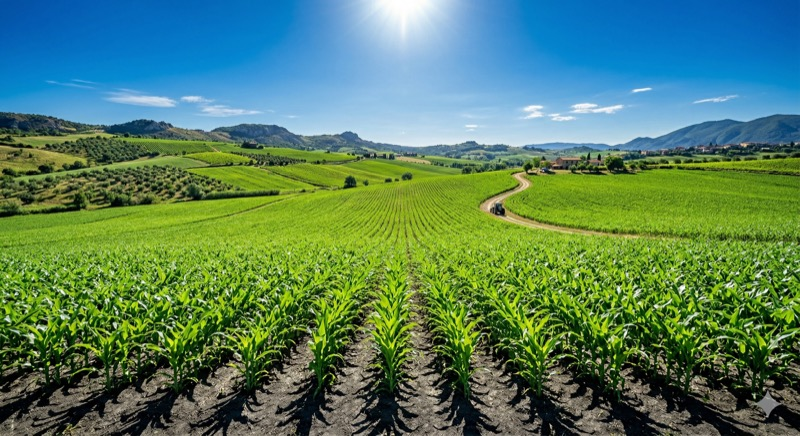
#> input picture backend/assets/weather/wx_clear_day.jpg, 800 x 436 px
$ python -i image_quality_agent.py   (imports and definitions only)
#> lines starting #> are read from the running program, lines starting #| are printed output that depends on the picture
"""
Image Quality Agent — CropGuard Agentic AI

Assesses uploaded crop images for usability in disease diagnosis.
Uses heuristic checks (file size, dimensions, format) rather than LLM
to keep this stage fast and free.

Returns:
  {
    "quality_score": float (0.0–1.0),
    "usable": bool,
    "suggestions": list[str],
    "enhancement_notes": str,
  }
"""
from __future__ import annotations

import base64
import logging
import math
from pathlib import Path

logger = logging.getLogger(__name__)

# Pillow is optional at import time so this module still loads even if the
# venv hasn't reinstalled requirements.txt. When PIL is missing we just
# skip the CV checks and degrade to the file-size heuristic.
try:
    from PIL import Image, ImageFilter, ImageOps, ImageStat  # type: ignore
    _PIL_OK = True
except Exception:
    Image = None  # type: ignore
    _PIL_OK = False

# Minimum thresholds
_MIN_FILE_BYTES = 10_000        # 10 KB — likely too small/blurry
_GOOD_FILE_BYTES = 100_000      # 100 KB — decent quality
_MAX_FILE_BYTES  = 15_000_000   # 15 MB — anything bigger is suspicious / DoS-y
_SUPPORTED_EXTS = {".jpg", ".jpeg", ".png", ".webp"}

# Magic-byte signatures. The extension on its own is untrusted (an
# attacker could rename anything to .jpg); we ALWAYS confirm against
# the first bytes of the file before handing it to the vision model.
_MAGIC_SIGNATURES: tuple[tuple[bytes, str], ...] = (
    (b"\xff\xd8\xff",            "image/jpeg"),
    (b"\x89PNG\r\n\x1a\n",       "image/png"),
    # WEBP: RIFF....WEBP — the inner 4 bytes are file size, so we match
    # the prefix and the literal "WEBP" tag separately in _sniff_mime.
    (b"RIFF",                    "image/webp"),
    (b"GIF87a",                  "image/gif"),
    (b"GIF89a",                  "image/gif"),
)


# ── CV inspection (Pillow-only — no opencv/numpy needed) ────────────────────
# Returns a dict of structural quality signals the vision model would
# otherwise have to infer. Conservative: a missing/bad signal returns
# neutral (None) so we never falsely reject a usable image.
_BLUR_MIN_EDGE_STDDEV = 8.0     # below this → likely blurry / out of focus
_EXPOSURE_MIN_MEAN   = 35       # 0–255; below = under-exposed
_EXPOSURE_MAX_MEAN   = 220      # above = blown out
_GREEN_RATIO_MIN     = 0.05     # < 5 % green → probably not a plant photo


def _cv_inspect(path: Path) -> dict:
    """Run blur/exposure/green-ratio checks. Returns a dict of metrics
    plus a single composite `cv_score` in [0, 1] (None if PIL unavailable)."""
    if not _PIL_OK:
        return {"cv_available": False}

    try:
        with Image.open(path) as im:
            # 1. EXIF orientation auto-rotate so portrait photos aren't
            #    analysed sideways. transpose() returns a NEW image — original
            #    is not modified on disk; that's intentional (the LLM gets
            #    the bytes as uploaded; only OUR metrics use the rotated view).
#> im is the input picture: PIL image 800x436 RGB; mean R, G, B 86, 127.2, 97.3
            im = ImageOps.exif_transpose(im)
            width, height = im.size
#> width = 800; height = 436
            # Downscale for speed — 512px is plenty for these heuristics.
            im.thumbnail((512, 512))
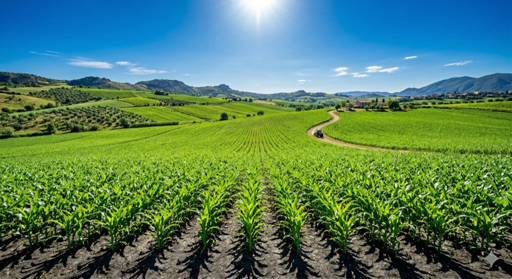
#> im: PIL image 512x279 RGB; mean R, G, B 86, 127.2, 97.3
            rgb = im.convert("RGB")

            # 2. Edge-energy as a blur proxy. Real Laplacian variance needs
            #    numpy; ImageFilter.FIND_EDGES + ImageStat.stddev is the
            #    pure-PIL approximation that correlates well in practice.
            edges = rgb.convert("L").filter(ImageFilter.FIND_EDGES)
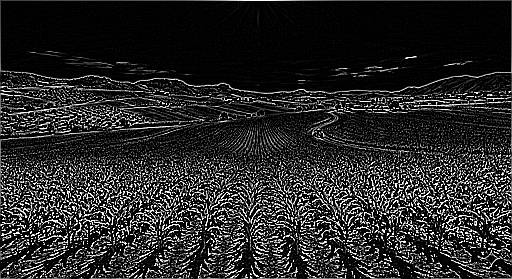
#> edges: PIL image 512x279 L; min 0, max 255, mean 40.7
            edge_stddev = float(ImageStat.Stat(edges).stddev[0])
#> edge_stddev = 73.47

            # 3. Mean luminance for exposure.
            mean_lum = float(ImageStat.Stat(rgb.convert("L")).mean[0])
#> mean_lum = 111.5

            # 4. HSV "green" ratio. Downsample to a fixed ~4k-pixel grid instead
            #    of materialising the full-resolution pixel list (for a 512² image
            #    that's ~262k tuples in memory just to sample a few thousand). The
            #    box-resize averages pixels, so the green ratio is equivalent.
            sample = list(rgb.convert("HSV").resize((64, 64)).getdata())  # 4096 px
#> sample = 4096 items, first 6: (149, 249, 163), (149, 248, 165), (149, 249, 168), (149, 249, 172), (148, 249, 174), (148, 250, 177)
            # Plant green in HSV (0-255 each):
            #   H ∈ [60, 130]   ≈ 85°–180° hue range
            #   S ≥ 30          (not washed-out)
            #   V ≥ 30          (not pure black)
            green_hits = sum(
                1 for (h, s, v) in sample
                if 60 <= h <= 130 and s >= 30 and v >= 30
            )
#> green_hits = 1024
            green_ratio = green_hits / max(len(sample), 1)
#> green_ratio = 0.25

            # 5. Composite score — clamped 0..1.
            blur_score = min(1.0, edge_stddev / 30.0)
#> blur_score = 1
            exposure_score = 1.0 if _EXPOSURE_MIN_MEAN <= mean_lum <= _EXPOSURE_MAX_MEAN else 0.4
#> exposure_score = 1
            green_score = min(1.0, green_ratio / 0.20)   # 20%+ green saturates
#> green_score = 1
            cv_score = round((blur_score * 0.5 + exposure_score * 0.2 + green_score * 0.3), 2)
#> cv_score = 1

            return {
                "cv_available":   True,
                "width":          width,
                "height":         height,
                "edge_stddev":    round(edge_stddev, 2),
                "blurry":         edge_stddev < _BLUR_MIN_EDGE_STDDEV,
                "mean_luminance": round(mean_lum, 1),
                "exposure_ok":    _EXPOSURE_MIN_MEAN <= mean_lum <= _EXPOSURE_MAX_MEAN,
                "green_ratio":    round(green_ratio, 3),
                "looks_like_plant": green_ratio >= _GREEN_RATIO_MIN,
                "cv_score":       cv_score,
            }
    except Exception as exc:
        logger.warning("[CV] Pillow inspection failed for %s: %s", path.name, exc)
        return {"cv_available": False, "error": str(exc)}


def _sniff_mime(path) -> str | None:
    """Read the first 16 bytes and return a MIME type if recognised."""
    try:
        with open(path, "rb") as f:
            head = f.read(16)
    except OSError:
        return None
    if not head:
        return None
    for sig, mime in _MAGIC_SIGNATURES:
        if head.startswith(sig):
            if mime == "image/webp":
                # Confirm the WEBP marker — RIFF alone is a generic container
                if len(head) >= 12 and head[8:12] == b"WEBP":
                    return mime
                continue
            return mime
    return None


# [152 lines not run here, left out]

>>> result = _cv_inspect('../../backend/assets/weather/wx_clear_day.jpg')
#> result = 10 items

$ run again, on backend/assets/weather/wx_clear_morning.jpg
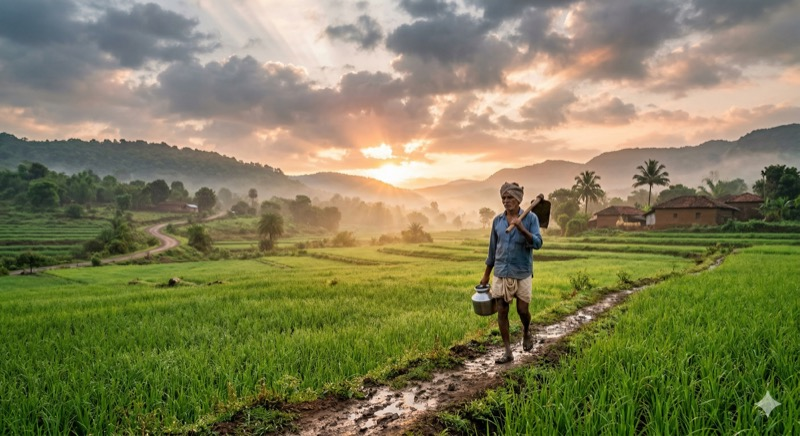
#> input picture backend/assets/weather/wx_clear_morning.jpg, 800 x 436 px
#> in _cv_inspect, im is the input picture: PIL image 800x436 RGB; mean R, G, B 128.6, 126.4, 87.5
#> im: PIL image 512x279 RGB
#> in _cv_inspect, `edges = rgb.convert("L").filter(ImageFilter.FIND_EDGES)`:
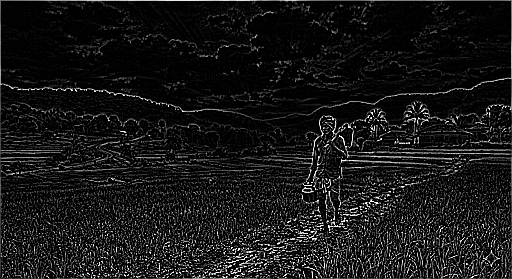
#> edges: PIL image 512x279 L; min 0, max 255, mean 22.9
#> edge_stddev = 44.39
#> mean_lum = 122.6
#> sample = 4096 items, first 6: (143, 79, 129), (143, 74, 130), (144, 70, 132), (145, 61, 138), (145, 55, 141), (147, 43, 155)
#> green_hits = 547
#> green_ratio = 0.134
#> blur_score = 1
#> green_score = 0.668
#> cv_score = 0.9
#> result = 10 items

$ run again, on backend/assets/weather/wx_cloudy.jpg
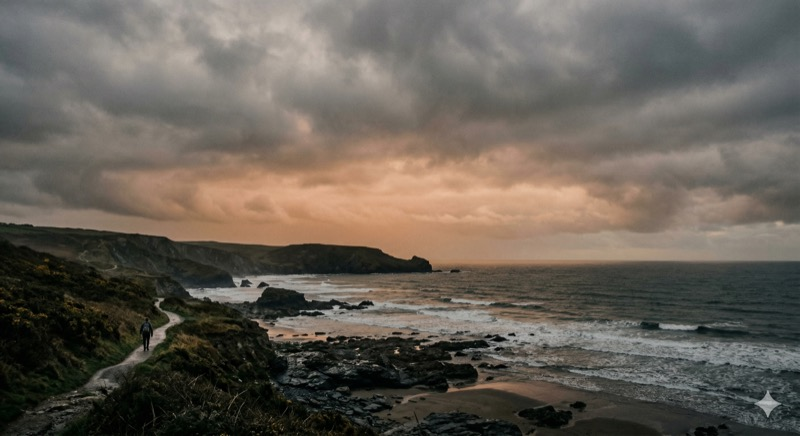
#> input picture backend/assets/weather/wx_cloudy.jpg, 800 x 436 px
#> in _cv_inspect, im is the input picture: PIL image 800x436 RGB; mean R, G, B 102.8, 95.6, 86.5
#> im: PIL image 512x279 RGB
#> in _cv_inspect, `edges = rgb.convert("L").filter(ImageFilter.FIND_EDGES)`:
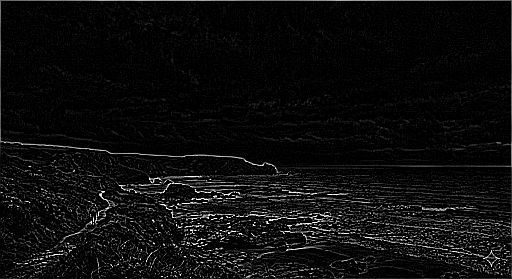
#> edges: PIL image 512x279 L; min 0, max 255, mean 13.1
#> edge_stddev = 32.52
#> mean_lum = 96.73
#> sample = 4096 items, first 6: (148, 18, 109), (153, 17, 114), (145, 16, 115), (144, 16, 116), (139, 14, 115), (137, 12, 118)
#> green_hits = 233
#> green_ratio = 0.0569
#> blur_score = 1
#> green_score = 0.284
#> cv_score = 0.79
#> result = 10 items
